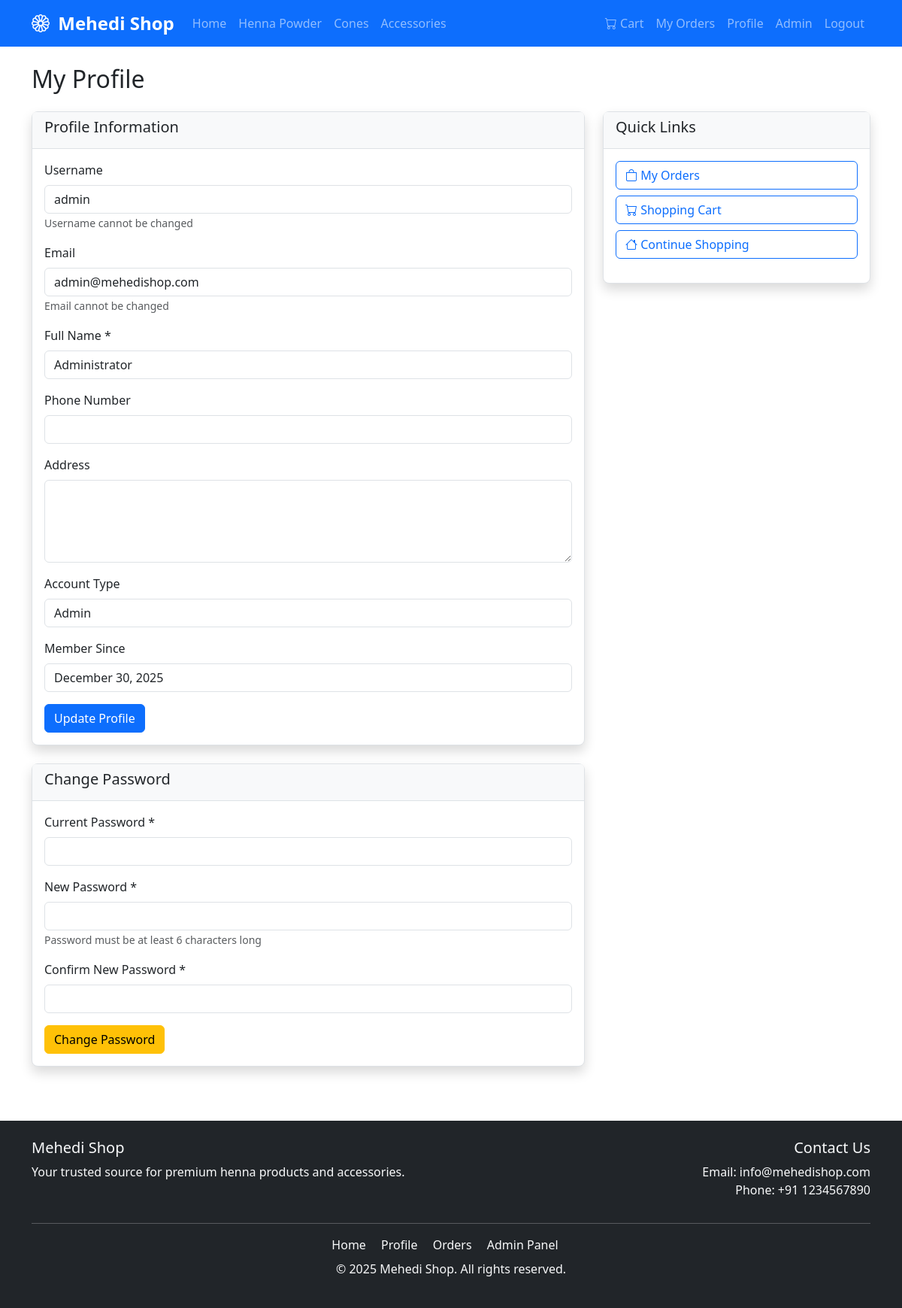
The app's page /profile.php (signed in) with its own data.
### tables this page shows
CREATE TABLE IF NOT EXISTS users (
    id INT AUTO_INCREMENT PRIMARY KEY,
    username VARCHAR(50) UNIQUE NOT NULL,
    email VARCHAR(100) UNIQUE NOT NULL,
    password VARCHAR(255) NOT NULL,
    full_name VARCHAR(100) NOT NULL,
    phone VARCHAR(20),
    address TEXT,
    role ENUM('admin', 'customer') DEFAULT 'customer',
    created_at TIMESTAMP DEFAULT CURRENT_TIMESTAMP
);

### includes/functions.php (called while the page is built, shortened)
<?php
function getUserById($conn, $user_id) {
    $stmt = $conn->prepare("SELECT * FROM users WHERE id = ?");
    $stmt->bind_param("i", $user_id);
    $stmt->execute();
    $result = $stmt->get_result();
    return $result->fetch_assoc();
}
?>

### profile.php (the view, shortened to what this page needs)
<?php
require_once 'includes/header.php';
$conn = getDBConnection();
$user = getUserById($conn, $_SESSION['user_id']);
?>
<h2 class="mb-4">My Profile</h2>
<div class="row">
    <div class="col-md-8">
        <div class="card shadow mb-4">
            <div class="card-header">
                <h5>Profile Information</h5>
            </div>
            <div class="card-body">
                <form method="POST" action="">
                    <div class="mb-3">
                        <label for="username" class="form-label">Username</label>
                        <input type="text" class="form-control" id="username"
                               value="<?php echo htmlspecialchars($user['username']); ?>" readonly>
                        <small class="text-muted">Username cannot be changed</small>
                    </div>
                    <div class="mb-3">
                        <label for="email" class="form-label">Email</label>
                        <input type="email" class="form-control" id="email"
                               value="<?php echo htmlspecialchars($user['email']); ?>" readonly>
                        <small class="text-muted">Email cannot be changed</small>
                    </div>
                    <div class="mb-3">
                        <label for="full_name" class="form-label">Full Name *</label>
                        <input type="text" class="form-control" id="full_name" name="full_name"
                               value="<?php echo htmlspecialchars($user['full_name']); ?>" required>
                    </div>
                    <div class="mb-3">
                        <label for="phone" class="form-label">Phone Number</label>
                        <input type="tel" class="form-control" id="phone" name="phone"
                               value="<?php echo htmlspecialchars($user['phone'] ?? ''); ?>">
                    </div>
                    <div class="mb-3">
                        <label for="address" class="form-label">Address</label>
                        <textarea class="form-control" id="address" name="address" rows="4"><?php echo htmlspecialchars($user['address'] ?? ''); ?></textarea>
                    </div>
                    <div class="mb-3">
                        <label class="form-label">Account Type</label>
                        <input type="text" class="form-control"
                               value="<?php echo ucfirst($user['role']); ?>" readonly>
                    </div>
                    <div class="mb-3">
                        <label class="form-label">Member Since</label>
                        <input type="text" class="form-control"
                               value="<?php echo date('F d, Y', strtotime($user['created_at'])); ?>" readonly>
                    </div>
                    <button type="submit" class="btn btn-primary">Update Profile</button>
                </form>
            </div>
        </div>
        <div class="card shadow">
            <div class="card-header">
                <h5>Change Password</h5>
            </div>
            <div class="card-body">
                <form method="POST" action="">
                    <div class="mb-3">
                        <label for="current_password" class="form-label">Current Password *</label>
                        <input type="password" class="form-control" id="current_password" name="current_password" required>
                    </div>
                    <div class="mb-3">
                        <label for="new_password" class="form-label">New Password *</label>
                        <input type="password" class="form-control" id="new_password" name="new_password" required>
                        <small class="text-muted">Password must be at least 6 characters long</small>
                    </div>
                    <div class="mb-3">
                        <label for="confirm_password" class="form-label">Confirm New Password *</label>
                        <input type="password" class="form-control" id="confirm_password" name="confirm_password" required>
                    </div>
                    <button type="submit" name="change_password" class="btn btn-warning">Change Password</button>
                </form>
            </div>
        </div>
    </div>
    <div class="col-md-4">
        <div class="card shadow">
            <div class="card-header">
                <h5>Quick Links</h5>
            </div>
            <div class="card-body">
                <ul class="list-unstyled">
                    <li class="mb-2">
                        <a href="orders.php" class="btn btn-outline-primary w-100 text-start">
                            <i class="bi bi-bag"></i> My Orders
                        </a>
                    </li>
                    <li class="mb-2">
                        <a href="cart.php" class="btn btn-outline-primary w-100 text-start">
                            <i class="bi bi-cart"></i> Shopping Cart
                        </a>
                    </li>
                    <li class="mb-2">
                        <a href="index.php" class="btn btn-outline-primary w-100 text-start">
                            <i class="bi bi-house"></i> Continue Shopping
                        </a>
                    </li>
                </ul>
            </div>
        </div>
    </div>
</div>
<?php require_once 'includes/footer.php'; ?>

### assets/css/style.css (style rules this page uses)
:root { --primary-color: #0d6efd; --secondary-color: #6c757d; --success-color: #198754; --danger-color: #dc3545; --warning-color: #ffc107; --info-color: #0dcaf0; --light-color: #f8f9fa; --dark-color: #212529; }
body { font-family: 'Segoe UI', Tahoma, Geneva, Verdana, sans-serif; min-height: 100vh; display: flex; flex-direction: column; }
.card { transition: box-shadow 0.3s ease; border: none; }
.btn-primary { background-color: var(--primary-color); border-color: var(--primary-color); }
.card { border-radius: 8px; border: 1px solid #dee2e6; }
.card-header { background-color: var(--light-color); border-bottom: 1px solid #dee2e6; font-weight: 600; }

### records on screen
users: username "admin", email "admin@mehedishop.com", full_name "Administrator", role "Admin", created_at "December 30, 2025"
